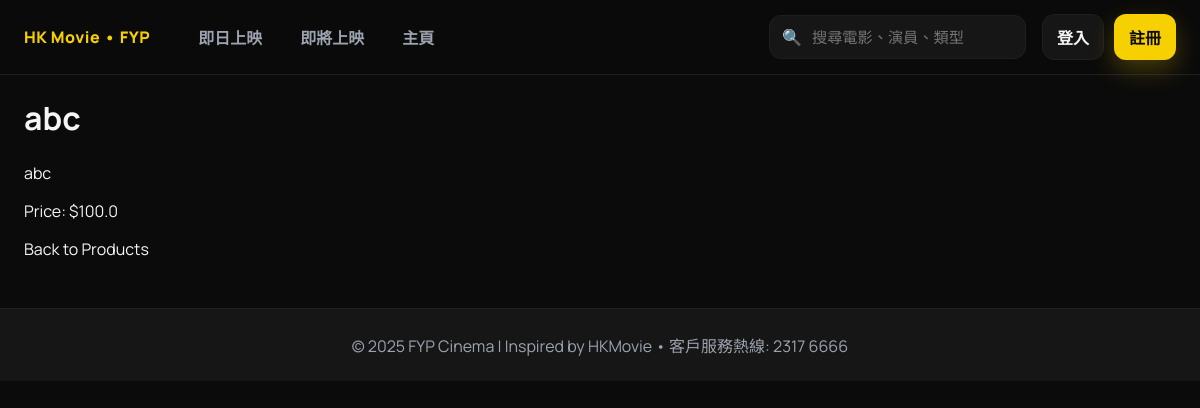
/products/1, run on the app's committed database.
### app/models.py (models this page shows, shortened)
class Product(db.Model):
    id = db.Column(db.Integer, primary_key=True)
    name = db.Column(db.String(64), nullable=False)
    description = db.Column(db.String(256))
    price = db.Column(db.Float, nullable=False)
    category_id = db.Column(db.Integer, db.ForeignKey('category.id'))
    category = db.relationship('Category', backref='products')

### app/routes.py (the view)
@app.route('/products/<int:product_id>', methods=['GET'])
def view_product(product_id):
    product = Product.query.get_or_404(product_id)
    return render_template('product.html.j2', product=product)

### app/templates/product.html.j2 (shortened to what this page needs)
{% extends "base.html.j2" %}
{% block content %}
<h1>{{ product.name }}</h1>
<p>{{ product.description }}</p>
<p>Price: ${{ product.price }}</p>
<a href="{{ url_for('get_products') }}">Back to Products</a>
{% endblock %}

### app/templates/base.html.j2 (style rules this page uses)
:root { --bg: #0b0b0b; --panel: #111111; --panel-2: #161616; --text: #f5f5f5; --muted: #9ca3af; --primary: #f6d000; --accent: #ffd83a; --danger: #ff4d4f; --border: #1f1f1f; --card-radius: 14px; --shadow: 0 18px 40px rgba(0,0,0,0.35); }
* { box-sizing: border-box; }
body { margin: 0; background: var(--bg); color: var(--text); font-family: 'Manrope', 'Segoe UI', sans-serif; }
a { color: inherit; text-decoration: none; }

### data on the page
Product: name "abc", description "abc", price "100.0"
